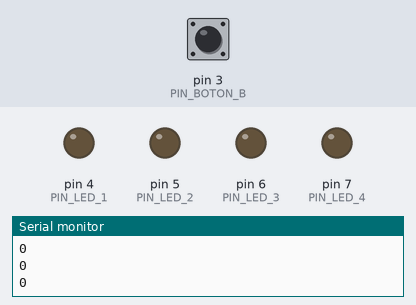
Bench run of a sketch on a simulated Arduino Uno, built with avr-gcc and run on an emulated ATmega328P. Parts: output pins drawn as LEDs (lit = HIGH), the last lines printed to the serial monitor. Inputs (shaded band) come from the test bench; at power-on: pin 3 (PIN_BOTON_B) LOW. Random numbers use the default seed unless the sketch sets one.

Above: at 1.2 s.
1.3 s: pin 3 (PIN_BOTON_B) pulled HIGH for 0.15 s
At 2.5 s:
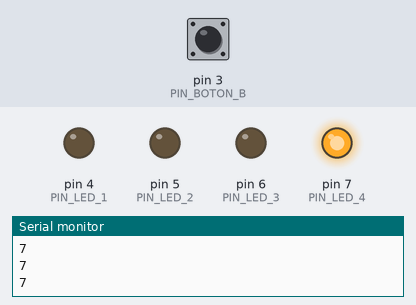
2.9 s: pin 3 (PIN_BOTON_B) pulled HIGH for 1 s
At 3.9 s:
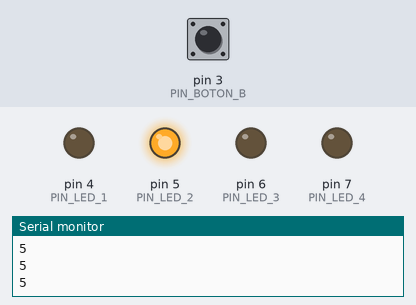
5.4 s: pin 3 (PIN_BOTON_B) pulsed HIGH 2 times (0.12 s each, 0.3 s apart)
At 6.3 s:
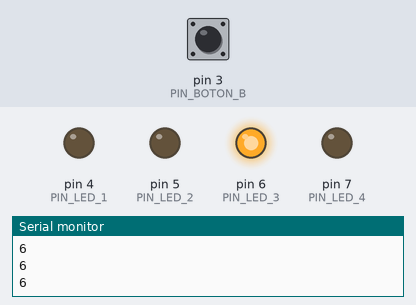
7.5 s: pin 3 (PIN_BOTON_B) pulsed HIGH 5 times (0.12 s each, 0.3 s apart)
At 8.2 s:
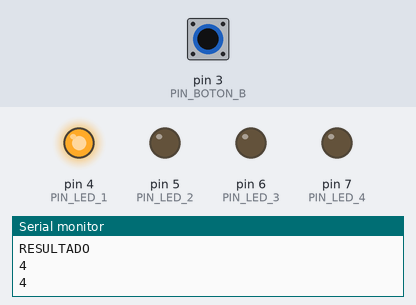
10.5 s: pin 3 (PIN_BOTON_B) pulled HIGH for 3.2 s
At 11.5 s:
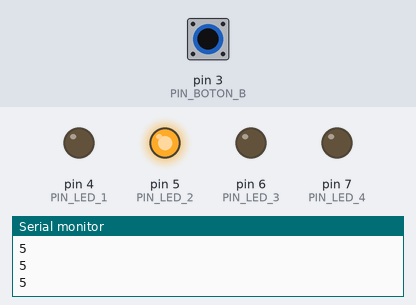
Timing chart, 0 to 13.5 s (numbered marks = the images above; inputs shaded):
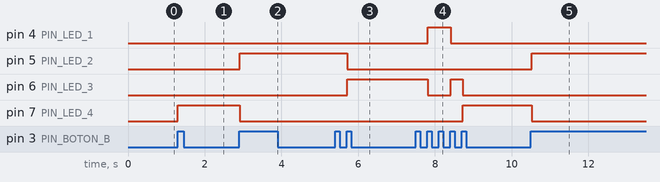

The sketch:

Ejercicio10-JorgeManzanares.ino
```cpp
#define PIN_BOTON_A 2
#define PIN_BOTON_B 3
#define PIN_LED_1 4
#define PIN_LED_2 5 //PWM
#define PIN_LED_3 6 //PWM
#define PIN_LED_4 7
int resultado,resultado_anterior,i;

void setup() {
  Serial.begin(9600);
  // put your setup code here, to run once:
  pinMode(PIN_LED_1, OUTPUT);
  pinMode(PIN_LED_2, OUTPUT);
  pinMode(PIN_LED_3, OUTPUT);
  pinMode(PIN_LED_4, OUTPUT);
}

void loop() {
  int flanco_B = detectaFlancoAscendente(PIN_BOTON_B);

  if (flanco_B == 1)
  {
    Serial.println("RESULTADO");

    resultado = random(4, 8);
    digitalWrite(resultado_anterior,LOW);
    digitalWrite(resultado, HIGH);
      resultado_anterior=resultado;
  }
  Serial.println(resultado);
  delay(50);
  // put your main code here, to run repeatedly:

}
boolean detectaFlancoAscendente(int pin) {
  static boolean anterior_estado = digitalRead(pin);
  boolean estado = digitalRead(pin);

  if ((anterior_estado != estado) && (estado == HIGH)) {
    anterior_estado = estado;
    return true;
  }
  else {
    anterior_estado = estado;
    return false;
  }
}

boolean detectaFlancoDescendente(int pin) {
  static boolean anterior_estado = digitalRead(pin);
  boolean estado = digitalRead(pin);

  if ((anterior_estado != estado) && (estado == LOW)) {
    anterior_estado = estado;
    return true;
  }
  else {
    anterior_estado = estado;
    return false;
  }
}
```

Measured:
- after the input at 1.3 s, pin 7 (PIN_LED_4): LOW → HIGH at once
- after the input at 2.9 s, pin 5 (PIN_LED_2): LOW → HIGH at once; pin 7 (PIN_LED_4): HIGH → LOW at once
- after the input at 5.4 s, pin 5 (PIN_LED_2): HIGH → LOW after 0.31 s; pin 6 (PIN_LED_3): LOW → HIGH after 0.31 s
- after the input at 7.5 s, pin 4 (PIN_LED_1): LOW → HIGH after 0.32 s, → LOW 0.60 s later; pin 6 (PIN_LED_3): HIGH → LOW after 0.32 s, → HIGH 0.60 s later, → LOW 0.30 s later; pin 7 (PIN_LED_4): LOW → HIGH after 1.2 s
- after the input at 10.5 s, pin 5 (PIN_LED_2): LOW → HIGH at once; pin 7 (PIN_LED_4): HIGH → LOW at once
